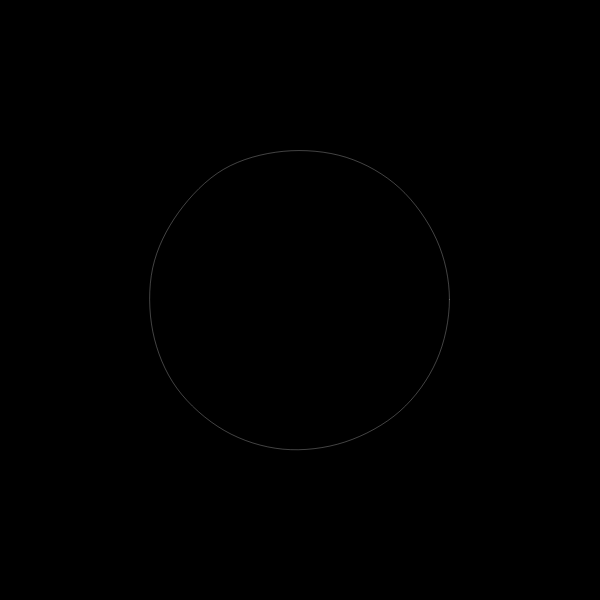
Frame 1 (no input)
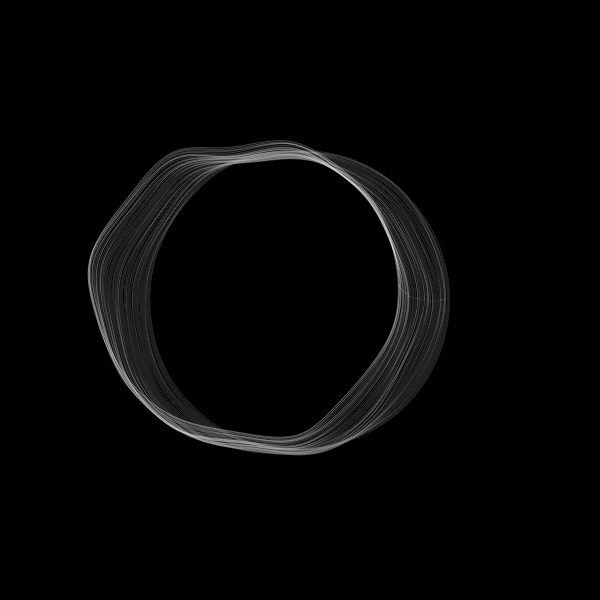
Frame 60 (no input)
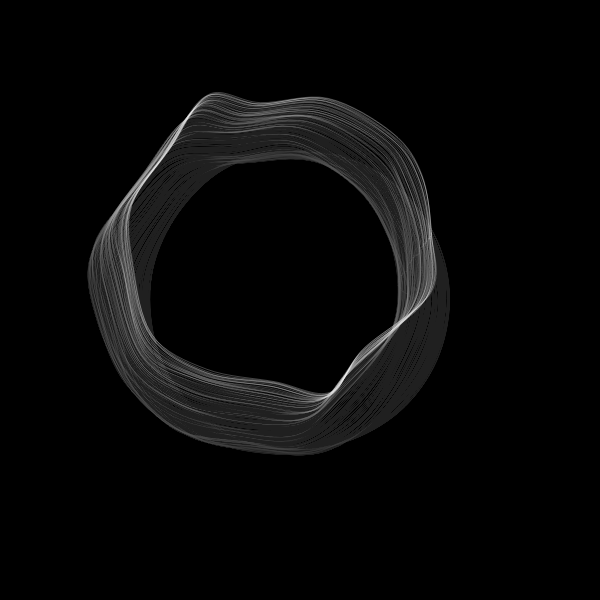
Frame 120 (the mouse pressed at the canvas centre since frame 60)

The p5.js sketch that drew these frames (run headless with seeded random() and noise() and a simulated clock; from frame 60 on, the mouse is pressed at the canvas centre):

// p5.js sketch
// ── sketch.js
let p1, p2;
let stepSize = 1;
let noiseScale = 100;
let noiseStrength = 10;

let noiseZ = 0;
let noiseZVelocity = 0.01;

const formResolution = 15;
const initRadius = 150;
let x = [];
let y = [];

function setup() {
  createCanvas(600, 600);
  p2 = createVector(width / 2, height / 2);
  p1 = p2.copy();

  const angleStep = TWO_PI / formResolution;
  for (let i = 0; i < formResolution; i++) {
    x[i] = cos(angleStep * i) * initRadius;
    y[i] = sin(angleStep * i) * initRadius;
  }

  background(0);
}

function draw() {
  fill(0, 4);
  noStroke();
  rect(0, 0, width, height);

  stroke(255, 90);

  const angle = noise(p2.x / noiseScale, p2.y / noiseScale, noiseZ) * noiseStrength;
  const aV = createVector(cos(angle) * stepSize, sin(angle) * stepSize);
  p2.add(aV);

  if (p2.x < -10) p2.x = p1.x = width + 10;
  if (p2.x > width + 10) p2.x = p1.x = -10;
  if (p2.y < -10) p2.y = p1.y = height + 10;
  if (p2.y > height + 10) p2.y = p1.y = -10;

  for (let i = 0; i < formResolution; i++) {
    x[i] += random(-stepSize, stepSize);
    y[i] += random(-stepSize, stepSize);
  }

  strokeWeight(0.75);
  noFill();

  beginShape();
  curveVertex(x[formResolution - 1] + p2.x, y[formResolution - 1] + p2.y);
  for (let i = 0; i < formResolution; i++) {
    curveVertex(x[i] + p2.x, y[i] + p2.y);
  }
  curveVertex(x[0] + p2.x, y[0] + p2.y);
  curveVertex(x[1] + p2.x, y[1] + p2.y);
  endShape();

  p1.set(p2);
  noiseZ += noiseZVelocity;
}
